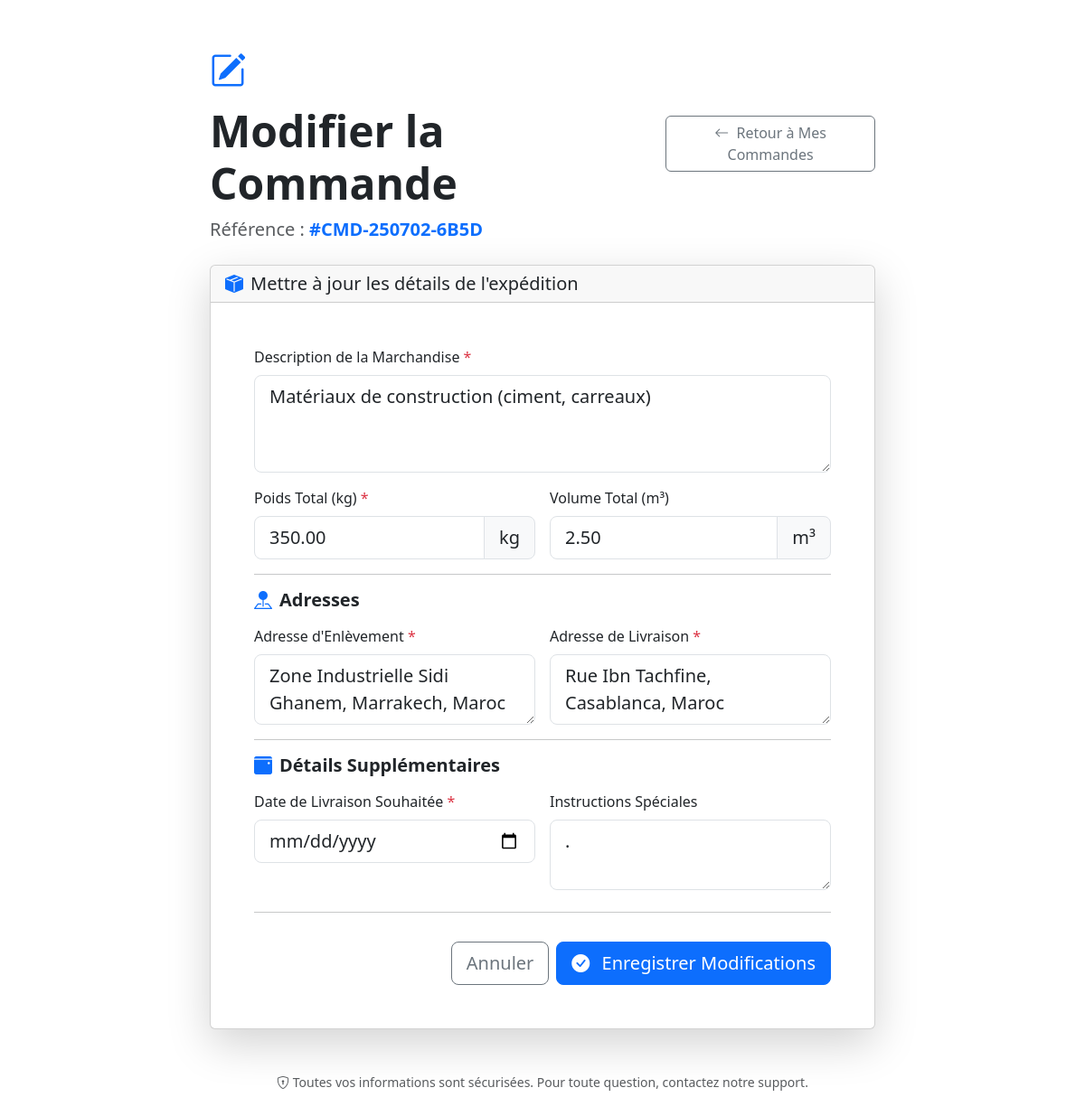
/mes-commandes/18/modifier/ (signed in), run on the app's committed database.
### transport/models.py (models this page shows, shortened)
class Commande(models.Model):
    client = models.ForeignKey(Client, on_delete=models.PROTECT, related_name='commandes', verbose_name="Client")
    reference_commande = models.CharField(max_length=50, unique=True, blank=True, verbose_name="Référence Commande")
    date_creation = models.DateTimeField(auto_now_add=True, verbose_name="Date de Création")
    description_marchandise = models.TextField(verbose_name="Description Marchandise")
    poids_kg = models.DecimalField(max_digits=10, decimal_places=2, verbose_name="Poids (kg)")
    volume_m3 = models.DecimalField(max_digits=10, decimal_places=2, null=True, blank=True, verbose_name="Volume (m³)")
    adresse_chargement = models.TextField(verbose_name="Adresse de Chargement")
    adresse_livraison = models.TextField(verbose_name="Adresse de Livraison")
    date_souhaitee_livraison = models.DateField(verbose_name="Date Souhaitée de Livraison")
    STATUT_COMMANDE_CHOICES = [
        ('en_attente_validation', 'En attente de validation'),
        ('paiement_en_attente', 'En attente de paiement'), # Statut après calcul du prix
        ('validee', 'Payée (Validée)'), # Nouveau nom pour plus de clarté
        ('planifiee', 'Planifiée'),
        ('en_cours_livraison', 'En cours de livraison'),
        ('livree', 'Livrée'),
        ('annulee', 'Annulée'),
    ]
    statut_commande = models.CharField(
        max_length=30,
        choices=STATUT_COMMANDE_CHOICES,
        default='en_attente_validation',
        verbose_name="Statut de la Commande"
    )
    montant_total = models.DecimalField(
        max_digits=10, decimal_places=2, null=True, blank=True, verbose_name="Montant Total (MAD)"
    )
    instructions_speciales = models.TextField(blank=True, null=True, verbose_name="Instructions Spéciales")
    motif_annulation = models.TextField(blank=True, null=True, verbose_name="Motif d'Annulation/Refus")
    def reference_commande_or_id(self):
        return self.reference_commande or f"ID-{self.id}"
    @property
    def is_modifiable_ou_supprimable(self):
        return self.statut_commande in ['en_attente_validation', 'paiement_en_attente']
    class Meta:
        verbose_name = "Commande"
        verbose_name_plural = "Commandes"
        ordering = ['-date_creation']

### transport/views.py (the view)
# urls.py: path('mes-commandes/<int:pk>/modifier/', views.modifier_commande_view, name='modifier_commande'),
@login_required
@user_passes_test(is_client)
def modifier_commande_view(request, pk):
    commande = get_object_or_404(Commande, id=pk, client=request.user.client)
    if not commande.is_modifiable_ou_supprimable:
        messages.warning(request, f"La commande #{commande.reference_commande_or_id()} ne peut plus être modifiée.")
        return redirect('transport:mes_commandes')
    if request.method == 'POST':
        form = CommandeForm(request.POST, instance=commande)
        if form.is_valid():
            poids = form.cleaned_data.get('poids_kg')
            prix_par_kg = settings.PRIX_PAR_KG_DEFAUT
            commande_instance = form.save(commit=False)
            if poids and prix_par_kg:
                commande_instance.montant_total = poids * Decimal(str(prix_par_kg))
            commande_instance.save()
            messages.success(request, f"Commande #{commande_instance.reference_commande_or_id()} mise à jour avec succès !")
            return redirect('transport:mes_commandes')
        else:
            messages.error(request, "Veuillez corriger les erreurs dans le formulaire.")
    else:
        form = CommandeForm(instance=commande)
    context = {
        'form': form,
        'commande': commande,
    }
    return render(request, 'transport/modifier_commande.html', context)

### transport/views.py (called while the page is built)
def is_client(user):
    return hasattr(user, 'client')

### transport/templates/transport/modifier_commande.html (shortened to what this page needs)
{% extends "transport/base_client.html" %}
{% load static %}
{% load widget_tweaks %}
{% block main_content %}
<div class="container py-5">
    <div class="row justify-content-center">
        <div class="col-lg-10 col-xl-8">
            <div class="d-flex justify-content-between align-items-center mb-4">
                <div>
                    <i class="bi bi-pencil-square fs-1 text-primary mb-2 d-block"></i>
                    <h1 class="display-5 fw-bold">Modifier la Commande</h1>
                    <p class="lead text-muted mb-0">Référence : <span class="fw-semibold text-primary">#{{ commande.reference_commande_or_id }}</span></p>
                </div>
                <a href="{% url 'transport:mes_commandes' %}" class="btn btn-outline-secondary">
                    <i class="bi bi-arrow-left me-1"></i> Retour à Mes Commandes
                </a>
            </div>
            <div class="card shadow-lg form-card">
                <div class="card-header form-card-header">
                    <h5 class="mb-0"><i class="bi bi-box-seam-fill me-2 text-primary"></i>Mettre à jour les détails de l'expédition</h5>
                </div>
                <div class="card-body p-4 p-md-5">
                    <form method="post" novalidate>
                        <div class="row g-3">
                            <div class="col-12">
                                <label for="{{ form.description_marchandise.id_for_label }}" class="form-label">
                                    Description de la Marchandise {% if form.description_marchandise.field.required %}<span class="text-danger">*</span>{% endif %}
                                </label>
                                {% render_field form.description_marchandise class="form-control form-control-lg" rows="3" %}
                            </div>
                            <div class="col-md-6">
                                <label for="{{ form.poids_kg.id_for_label }}" class="form-label">
                                    Poids Total (kg) {% if form.poids_kg.field.required %}<span class="text-danger">*</span>{% endif %}
                                </label>
                                <div class="input-group input-group-lg">
                                    {% render_field form.poids_kg class="form-control" %}
                                    <span class="input-group-text">kg</span>
                                </div>
                            </div>
                            <div class="col-md-6">
                                <label for="{{ form.volume_m3.id_for_label }}" class="form-label">
                                    Volume Total (m³) {% if form.volume_m3.field.required %}<span class="text-danger">*</span>{% endif %}
                                </label>
                                <div class="input-group input-group-lg">
                                    {% render_field form.volume_m3 class="form-control" %}
                                    <span class="input-group-text">m³</span>
                                </div>
                            </div>
                        </div>
                        <hr class="form-section-divider">
                        <h5 class="mb-3 fw-semibold"><i class="bi bi-pin-map-fill me-2 text-primary"></i>Adresses</h5>
                        <div class="row g-3">
                            <div class="col-md-6">
                                <label for="{{ form.adresse_chargement.id_for_label }}" class="form-label">
                                    Adresse d'Enlèvement {% if form.adresse_chargement.field.required %}<span class="text-danger">*</span>{% endif %}
                                </label>
                                {% render_field form.adresse_chargement class="form-control form-control-lg" rows="2" %}
                            </div>
                            <div class="col-md-6">
                                <label for="{{ form.adresse_livraison.id_for_label }}" class="form-label">
                                    Adresse de Livraison {% if form.adresse_livraison.field.required %}<span class="text-danger">*</span>{% endif %}
                                </label>
                                {% render_field form.adresse_livraison class="form-control form-control-lg" rows="2" %}
                            </div>
                        </div>
                        <hr class="form-section-divider">
                        <h5 class="mb-3 fw-semibold"><i class="bi bi-calendar3-event-fill me-2 text-primary"></i>Détails Supplémentaires</h5>
                        <div class="row g-3">
                             <div class="col-md-6">
                                <label for="{{ form.date_souhaitee_livraison.id_for_label }}" class="form-label">
                                    Date de Livraison Souhaitée {% if form.date_souhaitee_livraison.field.required %}<span class="text-danger">*</span>{% endif %}
                                </label>
                                {% render_field form.date_souhaitee_livraison class="form-control form-control-lg" type="date" %}
                            </div>
                            <div class="col-md-6">
                                <label for="{{ form.instructions_speciales.id_for_label }}" class="form-label">
                                    Instructions Spéciales {% if form.instructions_speciales.field.required %}<span class="text-danger">*</span>{% endif %}
                                </label>
                                {% render_field form.instructions_speciales class="form-control form-control-lg" rows="2" %}
                            </div>
                        </div>
                        <hr class="my-4 pt-2">
                        <div class="d-flex justify-content-end gap-2">
                            <a href="{% url 'transport:mes_commandes' %}" class="btn btn-outline-secondary btn-lg btn-cancel-action">Annuler</a>
                            <button type="submit" class="btn btn-primary btn-lg btn-submit-modification">
                                <i class="bi bi-check-circle-fill me-2"></i> Enregistrer Modifications
                            </button>
                        </div>
                    </form>
                </div>
            </div>
            <div class="mt-5 text-center">
                <p class="text-muted small">
                    <i class="bi bi-shield-lock"></i> Toutes vos informations sont sécurisées. Pour toute question, contactez notre support.
                </p>
            </div>
        </div>
    </div>
</div>
{% endblock %}

### transport/templates/transport/base_client.html (style rules this page uses)
:root { --primary: #502c38; --secondary: #3498db; }

### data on the page
Commande: reference_commande_or_id "CMD-250702-6B5D", description_marchandise "Matériaux de construction (ciment, carreaux)", poids_kg "350.00", volume_m3 "2.50", adresse_chargement "Zone Industrielle Sidi Ghanem, Marrakech, Maroc", adresse_livraison "Rue Ibn Tachfine, Casablanca, Maroc", instructions_speciales "."
